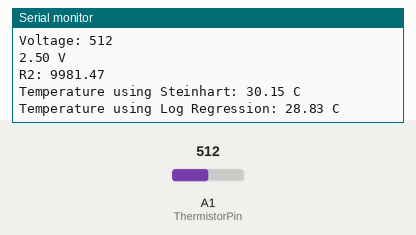
Recording of a sketch running on a simulated Arduino Uno, built with avr-gcc and run on an emulated ATmega328P. On the bench: the last lines printed to the serial monitor. Inputs (shaded band) come from the test bench; at power-on: A1 (ThermistorPin) = 512.

Above: at 1.4 s.
1.5 s: A1 (ThermistorPin) set to 0
At 2.4 s:
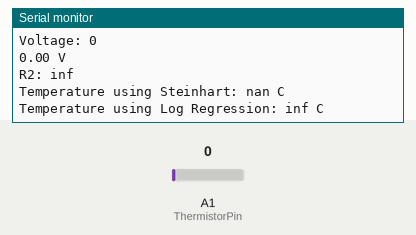
3.3 s: A1 (ThermistorPin) set to 122
At 4.2 s:
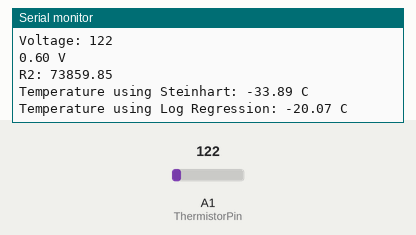
4.8 s: A1 (ThermistorPin) set to 306
At 5.5 s:
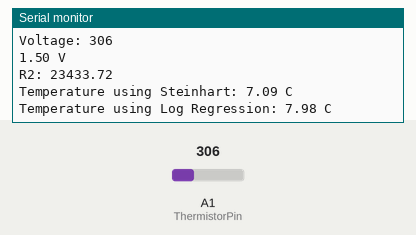
Timing chart, 0 to 7.8 s (numbered marks = the images above; inputs shaded):
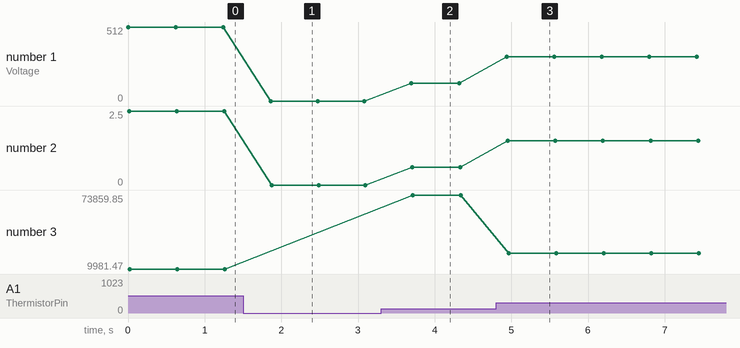

Measured:
- after the input at 1.5 s, the serial monitor: prints a new line after 0.36 s (image 1)
- after the input at 3.3 s, the serial monitor: prints a new line after 0.39 s (image 2)
- after the input at 4.8 s, the serial monitor: prints a new line after 0.14 s (image 3)
- plotted number 1: 512 → 0 after the input at 1.5 s, 0 → 122 after the input at 3.3 s, 122 → 306 after the input at 4.8 s
- plotted number 2: 2.5 → 0 after the input at 1.5 s, 0 → 0.6 after the input at 3.3 s, 0.6 → 1.5 after the input at 4.8 s
- plotted number 3: 9981.47 → 73859.85 after the input at 3.3 s, 73859.85 → 23433.72 after the input at 4.8 s

The sketch:

Thermometer5V.ino
```cpp
#include <math.h>


int ThermistorPin = A1;
int Vo;
double R1 = 10001;
double R2, logR2;
double T;
double c1 = 6.6454e-3, c2 = -6.61678e-04, c3 = 3.51502e-06;

void setup() {
Serial.begin(9600);
}

void loop() {

  Vo = analogRead(ThermistorPin);
  Serial.print("Voltage: ");
  Serial.println(Vo);
  Serial.print((double) 5*Vo/1023);
  Serial.println(" V");
  R2 = R1 * (1023 / (double)Vo - 1.0d);
  Serial.print("R2: ");
  Serial.println(R2);
  logR2 = log(R2);
  T = (1.0d / (c1 + c2*logR2 + c3*logR2*logR2*logR2));
  T = T - 273.15d;

  Serial.print("Temperature using Steinhart: ");
  Serial.print(T);
  Serial.println(" C");

  T = -24.43d*logR2 + 253.79d;
  Serial.print("Temperature using Log Regression: ");
  Serial.print(T);
  Serial.println(" C");

  Serial.flush();

  delay(500);
}
```
